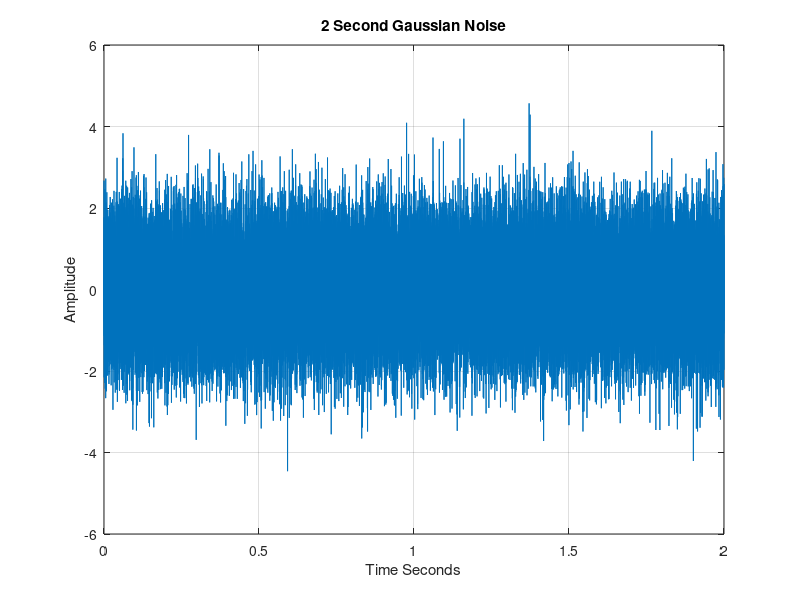

Write the MATLAB code that produced this figure. (Note: this script raises an error after producing the figure.)
NoiseFs = 22000;
NoiseDur = 2;

N = NoiseFs * NoiseDur;

Noise = randn(N,1);

sound(Noise, NoiseFs);

t = (0:N-1)/NoiseFs;

figure
plot (t, Noise);
xlabel('Time Seconds');
ylabel('Amplitude');
title('2 Second Gaussian Noise');
grid on;

% Filter application

figure;
stem(b);
title('Impulse Response of Designed FIR Filter');
xlabel('Samples');
ylabel('Amplitude');


disp('Filter object contents');
a = 1;

b = Bandpass.numerator;

newnoise_conv = conv(Noise, b);
newnoise1 = filter(Bandpass, Noise);
sound(newnoise1, NoiseFs);

len_conv = length(newnoise_conv);
len_filter = length(newnoise_filter);

disp('Length using conv():');
